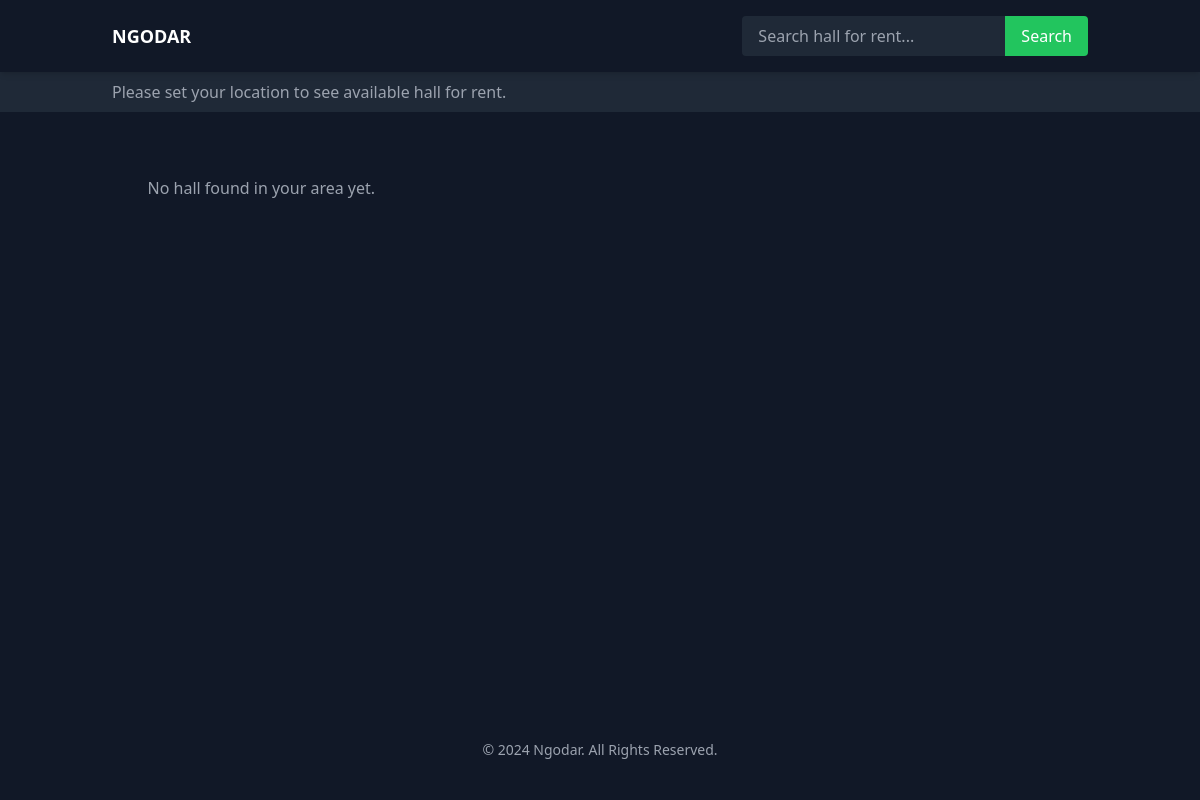
The app's page /user-home/hall-list/ (signed in), older data.
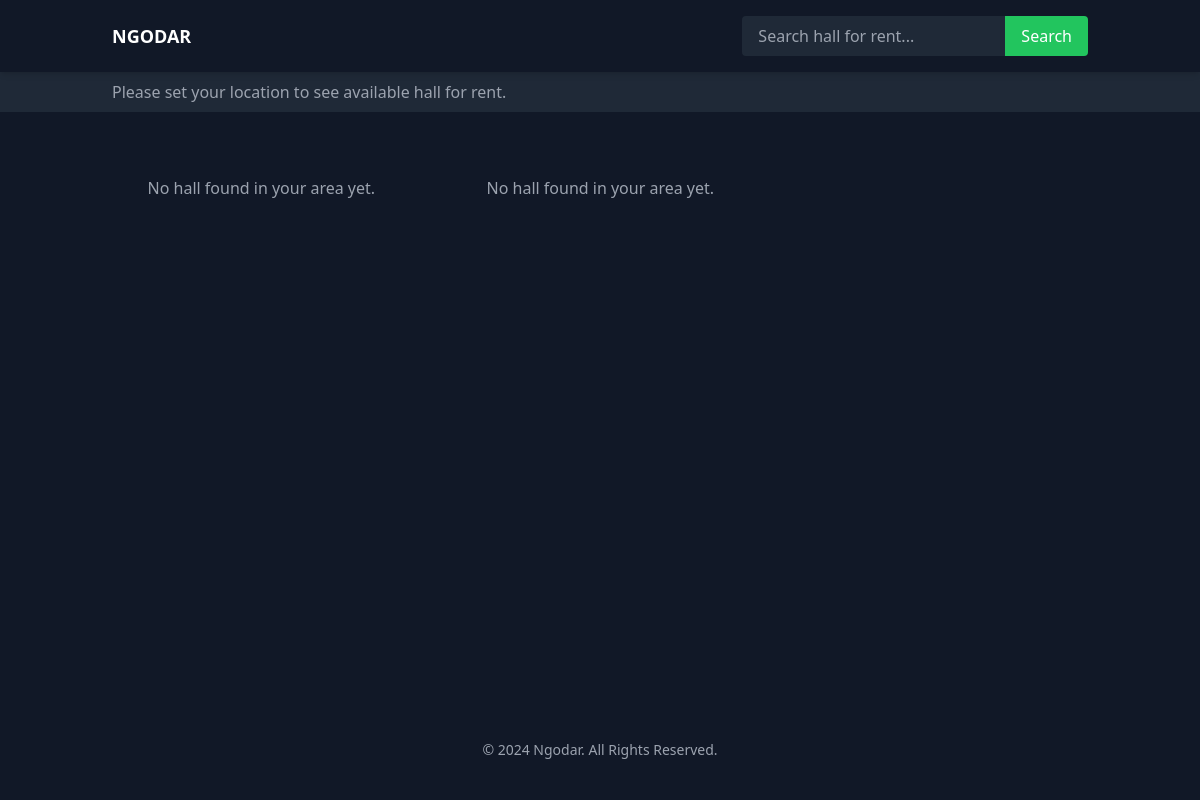
The same page, newer data.
### ngodars/models.py (models this page shows, shortened)
class PREMISE(models.Model):
    PREMISE = [
        {'hall','Hall'},
        {'catering', 'Catering'},
        {'food','Food'},
    ]
    def validate_image(image):
        if image.size > 5 * 1024 * 1024:  # Limit to 2 MB
            raise ValidationError("Image file too large ( > 5MB )")
        if not image.name.endswith(('.png', '.jpg', '.jpeg')):
            raise ValidationError("Unsupported file extension. Only .png, .jpg, and .jpeg are allowed.")
    premiseID = models.AutoField(primary_key=True)
    premisename = models.TextField()
    premisetype = models.TextField(choices=PREMISE,default=None)
    premiseimage = models.ImageField(upload_to='premise_images/', validators=[validate_image], default=None)
    statearea = models.TextField(default=None)
    poscode = models.TextField(default=None)
    unit = models.TextField(default=None)
    streetname = models.TextField(default=None)
    merchantID = models.ForeignKey(MERCHANT, on_delete=models.CASCADE, default=None)

### ngodars/views.py (the view)
# urls.py: path('user-home/hall-list/', views.hall_list, name='hall_list'),
def hall_list(request):
    user_id = request.session.get('user_id')
    location_data = request.session.get('locations')
    if not request.session.get('user_type') == 'user':
        request.session.flush()
        messages.error(request, "You do not have permission to view this page. Please login again")
        return redirect('login')
    if request.method == 'GET':
        search = request.GET.get('search_query', '')
        if search:
            return redirect('hall_search', search_query=search)
    try:
        user = USER.objects.get(userID=user_id)
        context = {'user': user}
        if location_data:
            try:
                address_obj = ADDRESS.objects.get(
                    userID=user,
                    is_used=True
                )
                context['address'] = address_obj
                premises = PREMISE.objects.filter(poscode=location_data['poscode'])
                premise_type = PREMISE.objects.filter(premisetype='hall')
                context['premise_type'] = premise_type
                context['premises'] = premises
                context['location'] = address_obj
            except ADDRESS.DoesNotExist:
                request.session['locations'] = None
                premises = PREMISE.objects.all()
                context['premises'] = premises
                messages.info(request, "Selected address not found. Showing all available restaurants.")
        else:
            premises = PREMISE.objects.all()
            context['premises'] = premises
        return render(request, 'user/hall_list.html', context)
    except USER.DoesNotExist:
        messages.error(request, "User not found. Please login again")
        return redirect('login')
    except Exception as e:
        messages.error(request, f"An error occurred: {str(e)}")
        return redirect('user_location')

### ngodars/templates/user/hall_list.html (shortened to what this page needs)
{% load static %}
<!DOCTYPE html>
<html lang="en">
<head>
    <script src="https://cdn.tailwindcss.com"></script>
</head>
<body class="bg-gray-900 text-white flex flex-col min-h-screen">
    <header class="sticky top-0 z-50 bg-gray-900 shadow-md">
        <div class="container mx-auto flex justify-between items-center py-4 px-6">
            <div class="flex items-center space-x-10">
                <a href="{% url 'user_home' %}" class="text-lg font-bold uppercase">Ngodar</a>
            </div>
            <nav class="flex space-x-6 items-center">
                <form method="get" action="{% url 'hall_list' %}" class="flex">
                    <input type="text" name="search_query" id="search_query" placeholder="Search hall for rent..."
                           class="px-4 py-2 rounded-l bg-gray-800 border-gray-700 focus:outline-none focus:border-green-500">
                    <button type="submit" class="bg-green-500 hover:bg-green-600 px-4 py-2 rounded-r">
                        Search
                    </button>
                </form>
            </nav>
        </div>
    </header>
    {% if location %}
        <div class="bg-gray-800 py-2">
            <div class="container mx-auto px-6">
                <p class="text-gray-400">
                    Locating from: {{location.fullname}}, {{ location.unit }}, {{ location.streetname }}, {{ location.statearea }}, {{ location.poscode }}
                </p>
            </div>
        </div>
    {% else %}
    <div class="bg-gray-800 py-2">
        <div class="container mx-auto px-6">
            <p class="text-gray-400">
                Please set your location to see available hall for rent.
            </p>
        </div>
    </div>
    {% endif %}
    <section class="container mx-auto mt-8 px-4 flex-grow">
        {% if premises %}
            <div class="grid grid-cols-1 md:grid-cols-2 lg:grid-cols-3 gap-6">
                {% for premise in premises %}
                    {% if premise.premisetype == 'hall' %}
                        <a href="{% url 'premise_detail' premise.premiseID %}" class="block">
                            <div class="bg-gray-800 rounded-lg overflow-hidden shadow-lg premise-card animate-on-scroll cursor-pointer">
                                {% if premise.premiseimage %}
                                    <img src="{{ premise.premiseimage.url }}" alt="{{ premise.premisename }}"
                                         class="w-full h-48 object-cover">
                                {% else %}
                                    <div class="w-full h-48 bg-gray-700 flex items-center justify-center">
                                        <span class="text-gray-500">No Image Available</span>
                                    </div>
                                {% endif %}
                                <div class="p-4">
                                    <h3 class="text-xl font-bold mb-2">{{ premise.premisename }}</h3>
                                    <p class="text-gray-400">{{ premise.unit }}, {{ premise.streetname }}</p>
                                    <p class="text-gray-400">{{ premise.statearea }}, {{ premise.poscode }}</p>
                                </div>
                            </div>
                        </a>
                    {% else %}
                        <div class="text-center py-8">
                            <p class="text-gray-400 animate-on-scroll">No hall found in your area yet.</p>
                        </div>
                    {% endif %}
                {% endfor %}
            </div>
        {% endif %}
    </section>
   <footer class="bg-gray-900 text-center py-6">
    <p class="text-sm text-gray-400 mb-4">&copy; 2024 Ngodar. All Rights Reserved.</p>
    </footer>
</body>
</html>

Row changes from the older to the newer data that the page shows:
added PREMISE: premisetype "No hall found in your area yet."
